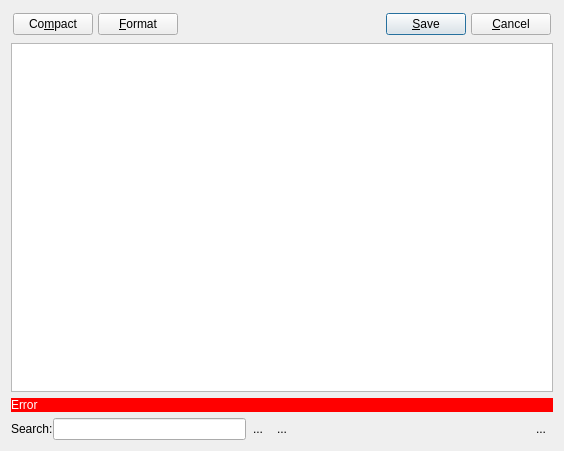
<?xml version="1.0" encoding="UTF-8"?>
<ui version="4.0">
 <class>TextEditDialog</class>
 <widget class="QDialog" name="TextEditDialog">
  <property name="geometry">
   <rect>
    <x>0</x>
    <y>0</y>
    <width>564</width>
    <height>451</height>
   </rect>
  </property>
  <property name="windowTitle">
   <string>Result</string>
  </property>
  <layout class="QVBoxLayout" name="verticalLayout_2">
   <item>
    <widget class="QFrame" name="frmTools">
     <layout class="QHBoxLayout" name="horizontalLayout">
      <property name="spacing">
       <number>5</number>
      </property>
      <property name="leftMargin">
       <number>2</number>
      </property>
      <property name="topMargin">
       <number>2</number>
      </property>
      <property name="rightMargin">
       <number>2</number>
      </property>
      <property name="bottomMargin">
       <number>2</number>
      </property>
      <item>
       <widget class="QPushButton" name="btCompactCpon">
        <property name="text">
         <string>Co&amp;mpact</string>
        </property>
        <property name="autoDefault">
         <bool>false</bool>
        </property>
       </widget>
      </item>
      <item>
       <widget class="QPushButton" name="btFormatCpon">
        <property name="text">
         <string>&amp;Format</string>
        </property>
        <property name="autoDefault">
         <bool>false</bool>
        </property>
       </widget>
      </item>
      <item>
       <spacer name="horizontalSpacer">
        <property name="orientation">
         <enum>Qt::Horizontal</enum>
        </property>
        <property name="sizeHint" stdset="0">
         <size>
          <width>40</width>
          <height>20</height>
         </size>
        </property>
       </spacer>
      </item>
      <item>
       <widget class="QPushButton" name="btSave">
        <property name="text">
         <string>&amp;Save</string>
        </property>
       </widget>
      </item>
      <item>
       <widget class="QPushButton" name="btCancel">
        <property name="text">
         <string>&amp;Cancel</string>
        </property>
       </widget>
      </item>
     </layout>
    </widget>
   </item>
   <item>
    <widget class="QPlainTextEdit" name="plainTextEdit"/>
   </item>
   <item>
    <widget class="QLabel" name="lblError">
     <property name="styleSheet">
      <string notr="true">background-color: red;
color: white;</string>
     </property>
     <property name="text">
      <string>Error</string>
     </property>
     <property name="textFormat">
      <enum>Qt::PlainText</enum>
     </property>
     <property name="wordWrap">
      <bool>true</bool>
     </property>
    </widget>
   </item>
   <item>
    <widget class="QWidget" name="searchWidget" native="true">
     <layout class="QVBoxLayout" name="verticalLayout">
      <property name="spacing">
       <number>0</number>
      </property>
      <property name="leftMargin">
       <number>0</number>
      </property>
      <property name="topMargin">
       <number>0</number>
      </property>
      <property name="rightMargin">
       <number>0</number>
      </property>
      <property name="bottomMargin">
       <number>0</number>
      </property>
      <item>
       <layout class="QHBoxLayout" name="horizontalLayout_3">
        <property name="spacing">
         <number>0</number>
        </property>
        <item>
         <layout class="QHBoxLayout" name="horizontalLayout_2">
          <item>
           <widget class="QLabel" name="label">
            <property name="text">
             <string>Search:</string>
            </property>
           </widget>
          </item>
          <item>
           <widget class="QLineEdit" name="searchEdit"/>
          </item>
         </layout>
        </item>
        <item>
         <widget class="QToolButton" name="nextToolButton">
          <property name="text">
           <string>...</string>
          </property>
          <property name="icon">
           <iconset resource="../shvspy.qrc">
            <normaloff>:/shvspy/images/down.svg</normaloff>:/shvspy/images/down.svg</iconset>
          </property>
          <property name="autoRaise">
           <bool>true</bool>
          </property>
         </widget>
        </item>
        <item>
         <widget class="QToolButton" name="prevToolButton">
          <property name="text">
           <string>...</string>
          </property>
          <property name="icon">
           <iconset resource="../shvspy.qrc">
            <normaloff>:/shvspy/images/up.svg</normaloff>:/shvspy/images/up.svg</iconset>
          </property>
          <property name="autoRaise">
           <bool>true</bool>
          </property>
         </widget>
        </item>
        <item>
         <spacer name="horizontalSpacer_2">
          <property name="orientation">
           <enum>Qt::Horizontal</enum>
          </property>
          <property name="sizeHint" stdset="0">
           <size>
            <width>40</width>
            <height>20</height>
           </size>
          </property>
         </spacer>
        </item>
        <item>
         <widget class="QToolButton" name="closeToolButton">
          <property name="text">
           <string>...</string>
          </property>
          <property name="icon">
           <iconset resource="../shvspy.qrc">
            <normaloff>:/shvspy/images/close.svg</normaloff>:/shvspy/images/close.svg</iconset>
          </property>
          <property name="autoRaise">
           <bool>true</bool>
          </property>
         </widget>
        </item>
       </layout>
      </item>
     </layout>
    </widget>
   </item>
  </layout>
 </widget>
 <resources>
  <include location="../shvspy.qrc"/>
 </resources>
 <connections>
  <connection>
   <sender>btCancel</sender>
   <signal>clicked()</signal>
   <receiver>TextEditDialog</receiver>
   <slot>reject()</slot>
   <hints>
    <hint type="sourcelabel">
     <x>351</x>
     <y>20</y>
    </hint>
    <hint type="destinationlabel">
     <x>373</x>
     <y>308</y>
    </hint>
   </hints>
  </connection>
  <connection>
   <sender>btSave</sender>
   <signal>clicked()</signal>
   <receiver>TextEditDialog</receiver>
   <slot>accept()</slot>
   <hints>
    <hint type="sourcelabel">
     <x>266</x>
     <y>25</y>
    </hint>
    <hint type="destinationlabel">
     <x>233</x>
     <y>306</y>
    </hint>
   </hints>
  </connection>
 </connections>
</ui>
